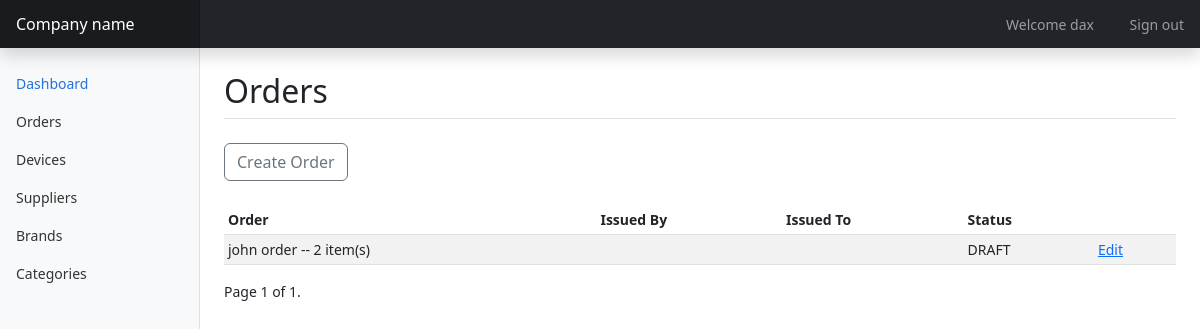
The page /orders/ (signed in) on the database as committed earlier.
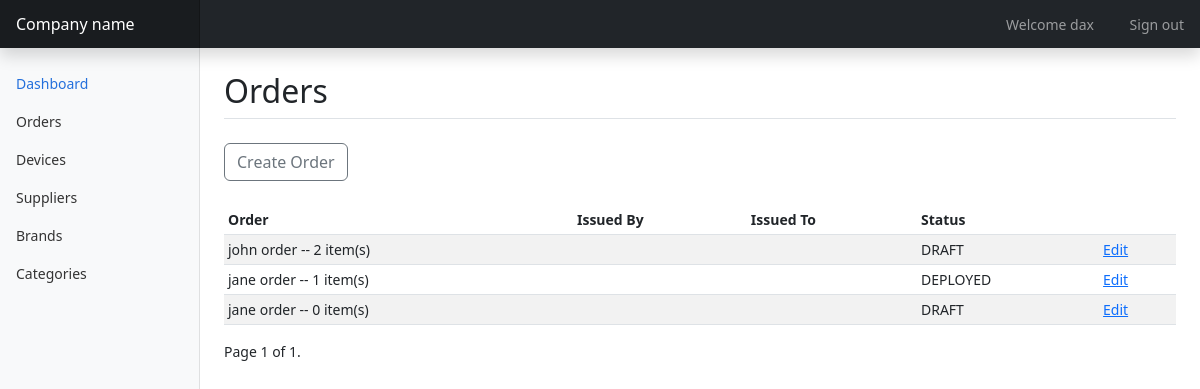
The same page on the database as committed later.
### inventory/models.py (models this page shows, shortened)
class Order(models.Model):
    class OrderStatus(models.TextChoices):
        DRAFT = 'DRAFT', 'Draft'
        DEPLOYED = 'DEPLOYED', 'Deployed'
        RECEIVED = 'RECEIVED', 'Received'
        RETURN = 'RETURNED', 'Returned'
    issued_to = models.ForeignKey(User, on_delete=models.CASCADE, related_name="issued_to")
    issued_by = models.ForeignKey(User, null=True, on_delete=models.SET_NULL, related_name="issued_by")
    issued_on = models.DateField(auto_now_add=False)
    created = models.DateTimeField(auto_now_add=True)
    updated = models.DateTimeField(auto_now=True)
    status = models.CharField(max_length=50, choices=OrderStatus.choices, default=OrderStatus.DRAFT)
    @property
    def item_count(self):
        return self.orderitems_set.all().count()

### inventory/views/order.py (the view)
# urls.py: path('orders/', order.order_list, name="order_list"),
@login_required
def order_list(request):
    orders = Order.objects.all()
    paginator = Paginator(orders, 5)
    page_number = request.GET.get("page")
    page_obj = paginator.get_page(page_number)
    title = 'Orders'
    context = {'orders': orders, 'title': title, 'page_obj': page_obj}
    return render(request, 'inventory/order/orders.html', context)

### inventory/templates/inventory/order/orders.html (shortened to what this page needs)
{% extends 'main.html' %}
{% block content %}
<div class="d-flex border-bottom mb-4">
    <h1 class="h2">{{ title }}</h1>
</div>
<a href="{% url 'create_order' %}" class="btn btn-outline-secondary">Create Order</a>
<div class="table-responsive mt-4">
    <table class="table table-striped table-sm">
      <thead>
        <tr>
            <th scope="col">Order</th>
            <th scope="col">Issued By</th>
            <th scope="col">Issued To</th>
            <th scope="col">Status</th>
            <th scope="col"></th>
        </tr>
      </thead>
        <tbody>
    {% for order in page_obj %}
            <tr>
                <td>{{ order.issued_to.username }} order -- {{ order.item_count }} item(s)</td>
                <td>{{ order.issued_by.user.username }}</td>
                <td>{{ order.issued_to.user.username }}</td>
                <td>{{ order.status }}</td>
                <td><a href="{% url 'edit_order' order.id %}">Edit</td>
            </tr>
    {% endfor %}
        </tbody>
    </table>
</div>
<div class="pagination">
    <span class="step-links">
        <span class="current">
            Page {{ page_obj.number }} of {{ page_obj.paginator.num_pages }}.
        </span>
    </span>
</div>
{% endblock content %}

### templates/main.html (shortened to what this page needs)
<!DOCTYPE html>
<html lang="en">
{% load static %}
<head>
    {% load static %}
    <link href="https://cdn.jsdelivr.net/npm/bootstrap@5.3.0-alpha3/dist/css/bootstrap.min.css" rel="stylesheet">
    <link rel="stylesheet" href="{% static 'inventory/style.css' %}">
</head>
<body>
    {% include 'top.html' %}
    <div class="container-fluid">
        <div class="row">
            {% include 'navmenu.html' %}
            <main class="col-md-9 ms-sm-auto col-lg-10 p-md-4">
            {% block content %}
            {% endblock %}
            </main>
        </div>
    </div>
</body>
</html>

### templates/top.html (shortened to what this page needs)
<header class="navbar navbar-dark sticky-top bg-dark flex-md-nowrap p-0 shadow">
  <a class="navbar-brand col-md-3 col-lg-2 me-0 px-3 fs-6" href="#">Company name</a>
  <div class="navbar-nav">
    <div class="nav-item text-nowrap">
      <a href="{% url 'profile' %}" class="nav-link px-3">Welcome {{ request.user.username }}</a>
      <a class="nav-link px-3" href="{% url 'logout' %}">Sign out</a>
    </div>
  </div>
</header>

### templates/navmenu.html (shortened to what this page needs)
<nav id="sidebarMenu" class="col-md-3 col-lg-2 d-md-block bg-body-tertiary sidebar collapse">
      <div class="position-sticky pt-3 sidebar-sticky">
        <ul class="nav flex-column">
          <li class="nav-item">
            <a class="nav-link active" aria-current="page" href="{% url 'home' %}">
              Dashboard
            </a>
          </li>
          <li class="nav-item">
            <a class="nav-link" href="{% url 'order_list' %}">
              Orders
            </a>
          </li>
          {% if request.user.is_staff %}
          <li class="nav-item">
            <a class="nav-link" href="{% url 'device_list' %}">
              Devices
            </a>
          </li>
          <li class="nav-item">
            <a class="nav-link" href="{% url 'supplier_list' %}">
              Suppliers
            </a>
          </li>
          <li class="nav-item">
            <a class="nav-link" href="{% url 'brand_list' %}">
              Brands
            </a>
          </li>
          <li class="nav-item">
            <a class="nav-link" href="{% url 'category_list' %}">
              Categories
            </a>
          </li>
          {% endif %}
        </ul>
      </div>
    </nav>

### inventory/static/inventory/style.css (style rules this page uses)
body { font-size: .875rem; }
.sidebar { position: fixed; top: 0; bottom: 0; left: 0; z-index: 100; padding: 48px 0 0; box-shadow: inset -1px 0 0 rgba(0, 0, 0, .1); }
.navbar .nav-item { color: #fff; }
.navbar .nav-item .nav-link { display: inline-block; }
.sidebar-sticky { height: calc(100vh - 48px); overflow-x: hidden; overflow-y: auto; }
.sidebar .nav-link { font-weight: 500; color: #333; }
.sidebar .nav-link.active { color: #2470dc; }
.navbar-brand { padding-top: .75rem; padding-bottom: .75rem; background-color: rgba(0, 0, 0, .25); box-shadow: inset -1px 0 0 rgba(0, 0, 0, .25); }

Rows that differ between the two databases and show on the page:
added Order: issued_to.username "jane", item_count "1", status "DEPLOYED"
added Order: issued_to.username "jane", item_count "0", status "DRAFT"
